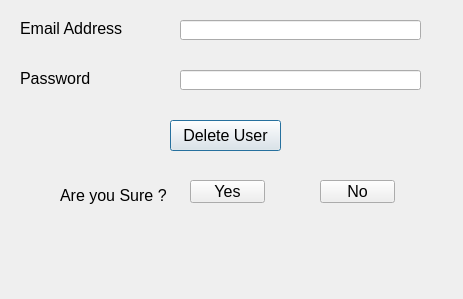
<?xml version="1.0" encoding="UTF-8"?>
<ui version="4.0">
 <class>Dialog</class>
 <widget class="QDialog" name="Dialog">
  <property name="geometry">
   <rect>
    <x>0</x>
    <y>0</y>
    <width>463</width>
    <height>299</height>
   </rect>
  </property>
  <property name="windowTitle">
   <string>Dialog</string>
  </property>
  <widget class="QLabel" name="label_3">
   <property name="geometry">
    <rect>
     <x>20</x>
     <y>20</y>
     <width>141</width>
     <height>16</height>
    </rect>
   </property>
   <property name="font">
    <font>
     <pointsize>12</pointsize>
    </font>
   </property>
   <property name="text">
    <string>Email Address</string>
   </property>
  </widget>
  <widget class="QLineEdit" name="lineEditEmailAddress">
   <property name="geometry">
    <rect>
     <x>180</x>
     <y>20</y>
     <width>241</width>
     <height>20</height>
    </rect>
   </property>
   <property name="font">
    <font>
     <pointsize>12</pointsize>
    </font>
   </property>
  </widget>
  <widget class="QLabel" name="label_4">
   <property name="geometry">
    <rect>
     <x>20</x>
     <y>70</y>
     <width>121</width>
     <height>16</height>
    </rect>
   </property>
   <property name="font">
    <font>
     <pointsize>12</pointsize>
    </font>
   </property>
   <property name="text">
    <string>Password</string>
   </property>
  </widget>
  <widget class="QLineEdit" name="lineEditPassword">
   <property name="geometry">
    <rect>
     <x>180</x>
     <y>70</y>
     <width>241</width>
     <height>20</height>
    </rect>
   </property>
   <property name="font">
    <font>
     <pointsize>12</pointsize>
    </font>
   </property>
   <property name="echoMode">
    <enum>QLineEdit::Password</enum>
   </property>
  </widget>
  <widget class="QPushButton" name="pushButtonDelete">
   <property name="geometry">
    <rect>
     <x>170</x>
     <y>120</y>
     <width>111</width>
     <height>31</height>
    </rect>
   </property>
   <property name="font">
    <font>
     <pointsize>12</pointsize>
    </font>
   </property>
   <property name="text">
    <string>Delete User</string>
   </property>
  </widget>
  <widget class="QLabel" name="labelSure">
   <property name="geometry">
    <rect>
     <x>60</x>
     <y>180</y>
     <width>131</width>
     <height>31</height>
    </rect>
   </property>
   <property name="font">
    <font>
     <pointsize>12</pointsize>
    </font>
   </property>
   <property name="text">
    <string>Are you Sure ?</string>
   </property>
  </widget>
  <widget class="QPushButton" name="pushButtonYes">
   <property name="geometry">
    <rect>
     <x>190</x>
     <y>180</y>
     <width>75</width>
     <height>23</height>
    </rect>
   </property>
   <property name="font">
    <font>
     <pointsize>12</pointsize>
    </font>
   </property>
   <property name="text">
    <string>Yes</string>
   </property>
  </widget>
  <widget class="QPushButton" name="pushButtonNo">
   <property name="geometry">
    <rect>
     <x>320</x>
     <y>180</y>
     <width>75</width>
     <height>23</height>
    </rect>
   </property>
   <property name="font">
    <font>
     <pointsize>12</pointsize>
    </font>
   </property>
   <property name="text">
    <string>No</string>
   </property>
  </widget>
  <widget class="QLabel" name="labelResponse">
   <property name="geometry">
    <rect>
     <x>30</x>
     <y>240</y>
     <width>391</width>
     <height>31</height>
    </rect>
   </property>
   <property name="font">
    <font>
     <pointsize>12</pointsize>
    </font>
   </property>
   <property name="text">
    <string/>
   </property>
  </widget>
 </widget>
 <resources/>
 <connections/>
</ui>
